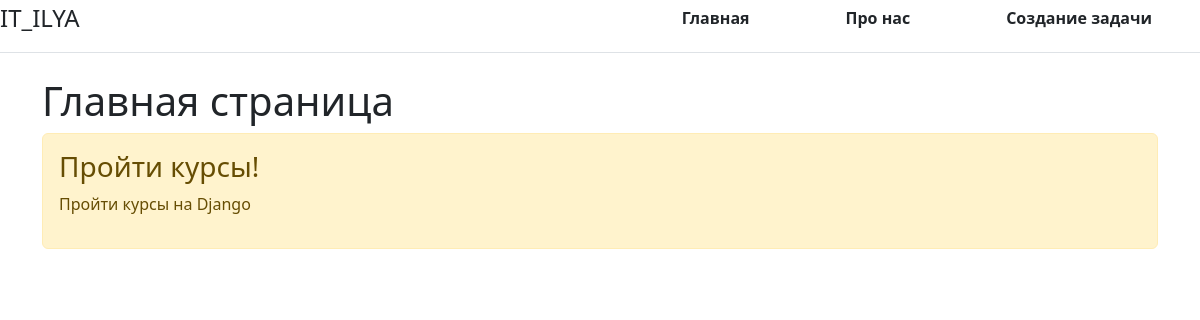
Before: / with the older database file.
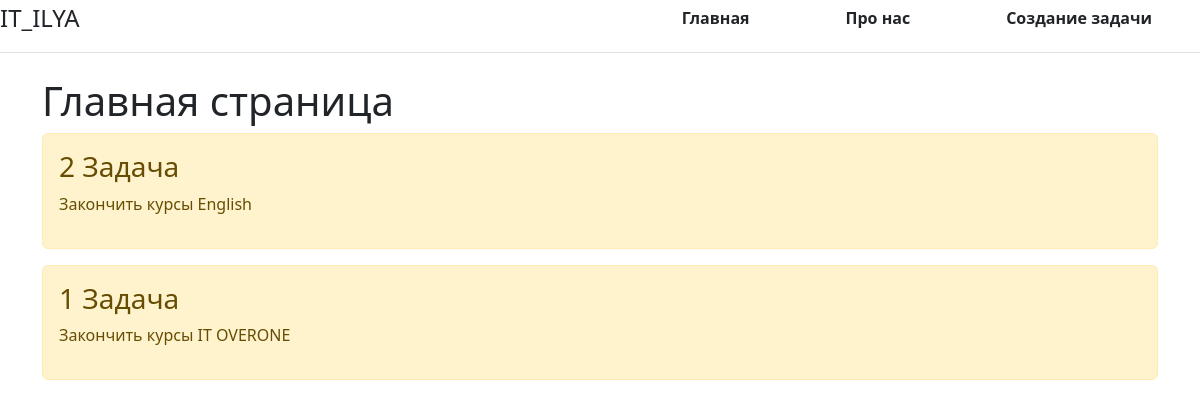
After: the same page with the newer database file.
### main/models.py (models this page shows, shortened)
class Task(models.Model):
    title = models.CharField("Название", max_length=100)
    task = models.TextField("Описание")
    class Meta:
        verbose_name='Задача'
        verbose_name_plural='Задачи'

### main/views.py (the view)
# urls.py: path('', views.index, name='home'),
def index(request):
    tasks = Task.objects.order_by('-id')
    return render(request, 'main/index.html', {'title': 'Главная страница сайта', 'tasks': tasks})

### main/templates/main/index.html (shortened to what this page needs)
{% extends 'main/base.html' %}
{% block content %}
    <h1>Главная страница</h1>
    {% if tasks %}
    {% for el in tasks %}
    <div class="alert alert-warning mt-2">
        <h3>{{el.title}}</h3>
        <p>{{el.task}}</p>
    </div>
    {% endfor %}
    {% else %}
        <p>У Вас нет ближайших задач</p>
    {% endif %}
{% endblock %}

### main/templates/main/base.html (shortened to what this page needs)
<!doctype html>
<html lang="ru">
<head>
    <link rel="stylesheet" href="https://cdn.jsdelivr.net/npm/bootstrap@5.2.0/dist/css/bootstrap.min.css">
</head>
<body>
<div class="d-flex flex-column flex-md-row align-items-center pb-3 mb-4 border-bottom">
      <a href="/" class="d-flex align-items-center text-dark text-decoration-none">
        <span class="fs-4">IT_ILYA</span>
      </a>
      <nav class="d-inline-flex mt-2 mt-md-0 ms-md-auto">
        <a class="nav-link fw-bold py-1 px-5" aria-current="page" href="{% url 'home' %}">Главная</a>
        <a class="nav-link fw-bold py-1 px-5" aria-current="page" href="{% url 'about' %}">Про нас</a>
        <a class="nav-link fw-bold py-1 px-5" aria-current="page" href="{% url 'create' %}">Создание задачи</a>
      </nav>
    </div>
    <div class="container">
        {% block content %}{% endblock %}
    </div>
</body>
</html>

Changed rows visible on the page:
removed Task: title "Пройти курсы!", task "Пройти курсы на Django"
added Task: title "2 Задача", task "Закончить курсы English"
added Task: title "1 Задача", task "Закончить курсы IT OVERONE"
